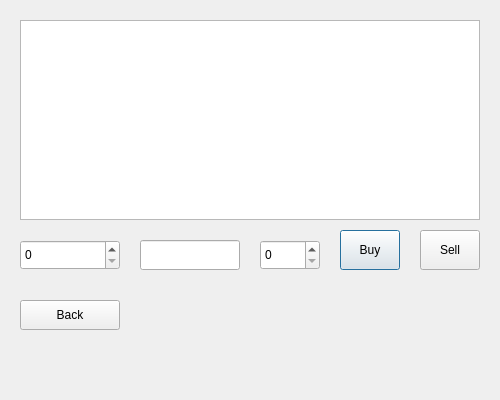
<?xml version="1.0" encoding="UTF-8"?>
<ui version="4.0">
 <class>StockMarketDialog</class>
 <widget class="QDialog" name="StockMarketDialog">
  <property name="geometry"><rect><x>0</x><y>0</y><width>500</width><height>400</height></rect></property>
  <property name="windowTitle"><string>Stock Market</string></property>
  <widget class="QWidget" name="widget">
   <widget class="QTextEdit" name="stockTextEdit"><property name="geometry"><rect><x>20</x><y>20</y><width>460</width><height>200</height></rect></property><property name="readOnly"><bool>true</bool></property></widget>
   <widget class="QSpinBox" name="accountIdSpinBox"><property name="geometry"><rect><x>20</x><y>240</y><width>100</width><height>30</height></rect></property></widget>
   <widget class="QLineEdit" name="symbolLineEdit"><property name="geometry"><rect><x>140</x><y>240</y><width>100</width><height>30</height></rect></property></widget>
   <widget class="QSpinBox" name="amountSpinBox"><property name="geometry"><rect><x>260</x><y>240</y><width>60</width><height>30</height></rect></property></widget>
   <widget class="QPushButton" name="buyButton"><property name="geometry"><rect><x>340</x><y>230</y><width>60</width><height>40</height></rect></property><property name="text"><string>Buy</string></property></widget>
   <widget class="QPushButton" name="sellButton"><property name="geometry"><rect><x>420</x><y>230</y><width>60</width><height>40</height></rect></property><property name="text"><string>Sell</string></property></widget>
   <widget class="QPushButton" name="backButton"><property name="geometry"><rect><x>20</x><y>300</y><width>100</width><height>30</height></rect></property><property name="text"><string>Back</string></property></widget>
  </widget>
 </widget>
 <resources/>
 <connections/>
</ui>
